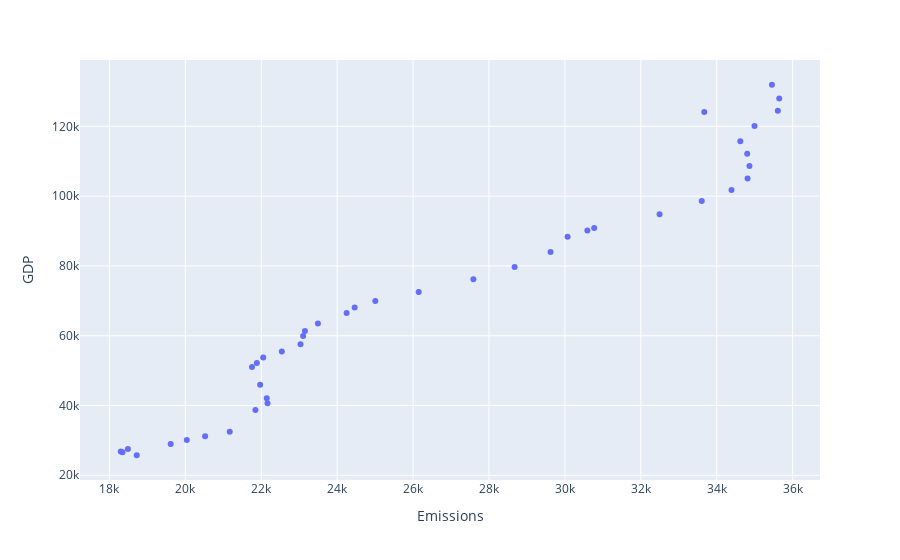

The code cell stored with this chart in its notebook:
### Markdown cell above
#### This is the strongest correlation. We can infer that CO2 Emissions are highly explained by Fossil energy production.

### Code cell
fig=px.scatter(df_source2,x='Emissions', y='GDP',labels=dict(x='Country'))
fig.show()

### Figure 1 — Plotly figure (JSON) as saved in the notebook; plotly's stock layout.template omitted (floating-point values rounded to 4 significant figures)
{"data": [{"hovertemplate": "Emissions=%{x}<br>GDP=%{y}<extra></extra>", "legendgroup": "", "marker": {"color": "#636efa", "symbol": "circle"}, "mode": "markers", "name": "", "orientation": "v", "showlegend": false, "type": "scatter", "x": [18720.0, 18350.0, 18300.0, 18490.0, 19610.0, 20040.0, 20520.0, 21170.0, 21850.0, 22160.0, 22150.0, 21970.0, 21760.0, 21880.0, 22050.0, 22540.0, 23030.0, 23100.0, 23150.0, 23490.0, 24250.0, 24460.0, 25000.0, 26150.0, 27590.0, 28670.0, 29620.0, 30070.0, 30770.0, 30590.0, 32490.0, 33600.0, 34390.0, 34810.0, 34860.0, 34800.0, 34620.0, 35000.0, 35610.0, 35650.0, 33670.0, 35450.0], "xaxis": "x", "y": [25740.0, 26630.0, 26780.0, 27550.0, 28960.0, 30090.0, 31160.0, 32500.0, 38710.0, 40610.0, 42090.0, 45940.0, 51060.0, 52180.0, 53720.0, 55460.0, 57570.0, 59900.0, 61350.0, 63470.0, 66520.0, 68050.0, 69930.0, 72500.0, 76170.0, 79720.0, 83960.0, 88320.0, 90850.0, 90180.0, 94830.0, 98590.0, 101800.0, 105100.0, 108600.0, 112200.0, 115800.0, 120100.0, 124400.0, 127900.0, 124100.0, 131900.0], "yaxis": "y"}], "layout": {"autosize": true, "legend": {"tracegroupgap": 0}, "margin": {"t": 60}, "xaxis": {"anchor": "y", "autorange": true, "domain": [0, 1], "range": [17250.0, 36700.0], "title": {"text": "Emissions"}, "type": "linear"}, "yaxis": {"anchor": "x", "autorange": true, "domain": [0, 1], "range": [17520.0, 140100.0], "title": {"text": "GDP"}, "type": "linear"}}}
